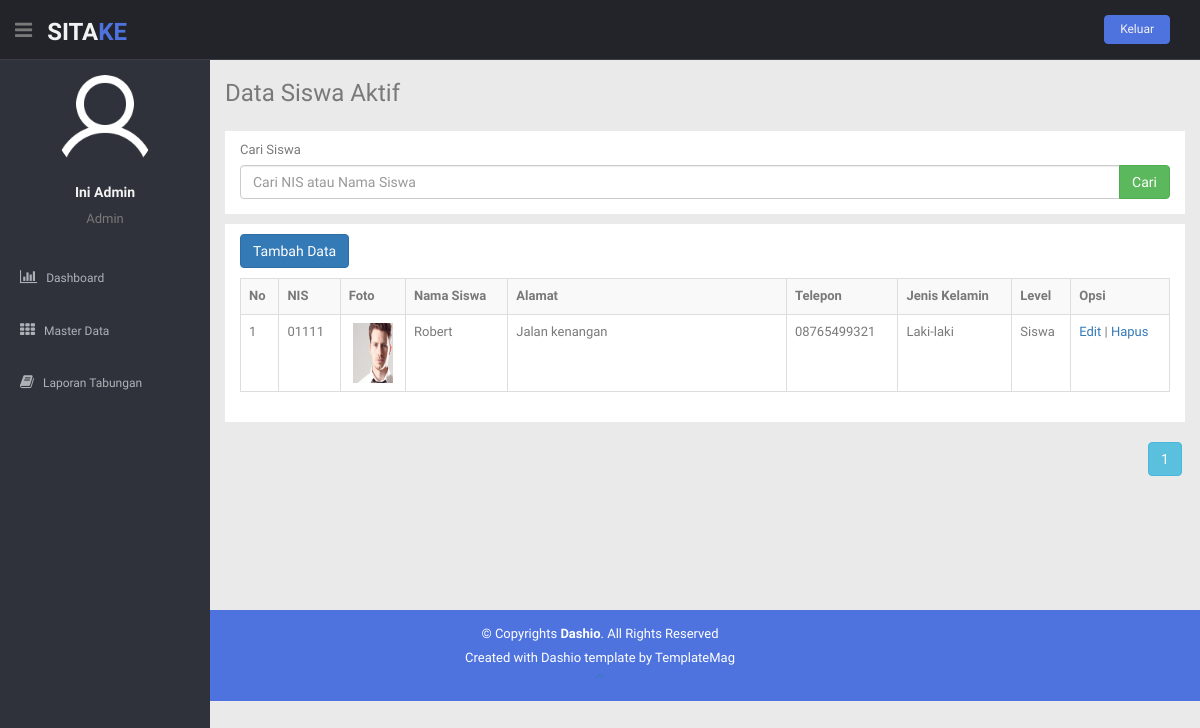
/paneladmin/data-siswa.php (signed in), run on the app's committed database.
### tables this page shows
CREATE TABLE `siswa` (
  `nis` char(15) NOT NULL,
  `foto_siswa` varchar(200) NOT NULL,
  `nama_siswa` varchar(50) NOT NULL,
  `alamat_siswa` text NOT NULL,
  `jk_siswa` varchar(20) NOT NULL,
  `telepon_siswa` varchar(15) NOT NULL,
  `user_siswa` varchar(20) NOT NULL,
  `pass` varchar(50) NOT NULL,
  `level` varchar(10) NOT NULL
);

### paneladmin/data-siswa.php (the view, shortened to what this page needs)
<?php
include("includers/header.php");
include("includers/navbar.php");
include ("../koneksi/koneksi.php");
?>
<section id="main-content">
	<section class="wrapper site-min-height">
		<h3>Data Siswa Aktif</h3>
		<div class="row mt">
			<div class="col-lg-12">
				<div class="container-fluid" style="background-color: #fff; padding-top: 10px; margin-bottom: 10px">
					<form action="data-siswa.php" method="get">
						<div class="form-group">
							<label>Cari Siswa</label>
							<div class="input-group">
								<input type="text" class="form-control" name="cari" placeholder="Cari NIS atau Nama Siswa" autocomplete="off">
								<span class="input-group-btn">
									<input type="submit" class="btn btn-success btn-flat" value="Cari"></input>
								</span>
							</div>
						</div>
					</form>
				</div>
				<div class="container-fluid" style="background-color: #fff; padding-top: 10px; margin-bottom: 20px; padding-bottom: 10px;">
					<a href="tambah_siswa.php"><button class="btn btn-primary btn-tambah">Tambah Data</button></a>
					<div class="table-responsive">
						<table width="100%" class="table table-bordered table-hover table-striped">
							<tr>
								<th>No</th>
								<th>NIS</th>
								<th>Foto</th>
								<th>Nama Siswa</th>
								<th width="30%">Alamat</th>
								<th>Telepon</th>
								<th>Jenis Kelamin</th>
								<th>Level</th>
								<th>Opsi</th>
							</tr>
							<?php
							$siswa = mysqli_query($koneksi,"SELECT * FROM siswa");
							$banyak = mysqli_num_rows($siswa);
							$mulai = 0;
							$tujuan = 5;
							$page = ceil($banyak / $tujuan);
							if(isset($_GET['halaman'])) {
								$hal = $_GET['halaman'];
								$mulai = ($hal*$tujuan)-$tujuan;
							} else {
								$mulai = 0;
							}
							if(isset($_GET['cari'])){
								$cari = $_GET['cari'];
								$query = mysqli_query($koneksi,"SELECT * FROM siswa where nama_siswa LIKE '%$cari%' OR nis LIKE '%$cari%' ORDER BY nis");
							}else{
								$query = mysqli_query($koneksi,"SELECT * FROM siswa ORDER BY nis limit $mulai,$tujuan");
							}
							if(mysqli_num_rows($query) == 0){
								echo '<tr><td colspan="10"><center>Tidak ada data!</center></td></tr>';
							}else{
								$no = 1+$mulai;
								while ($data = mysqli_fetch_assoc($query)) {
									echo "<tr>";
									echo "<td>$no</td>";
									echo "<td>".$data['nis']."</td>";
									echo "<td><center><img src='$data[foto_siswa]' width='40' height='60'></center></td>";
									echo "<td>".$data['nama_siswa']."</td>";
									echo "<td>".$data['alamat_siswa']."</td>";
									echo "<td>".$data['telepon_siswa']."</td>";
									echo "<td>".$data['jk_siswa']."</td>";
									echo "<td>".$data['level']."</td>";
									echo "<td>";
									echo "<a href='edit_siswa.php?nis=".$data['nis']."'>Edit</a>";
									echo " | ";
									echo "<a href='#' onclick=\"javascript: if(confirm('Apakah $data[nama_siswa] mau dihapus?')==true){ window.location.href='hapus_siswa.php?aksi=hapus&nis=$data[nis]'; } \">Hapus</a>";
									echo "</td>";
									echo "</tr>";
									$no++;
								}
							}
							?>
						</table>
					</div>
				</div>
				<div style="text-align: right;">
					<?php
					for ($i=1; $i <= $page; $i++) {
						echo '<a class="btn btn-info btn-md"  href="?halaman='.$i.'">'.$i.'</a>';
					}
					?>
				</div>
			</div>
		</div>
	</section>
</section>
<?php
include("includers/footer.php");
?>

### paneladmin/includers/navbar.php (shortened to what this page needs)
<header class="header black-bg">
  <div class="sidebar-toggle-box">
    <div class="fa fa-bars tooltips" data-placement="right" data-original-title="Toggle Navigation"></div>
  </div>
  <a href="index.php" class="logo"><b>SITA<span>KE</span></b></a>
  <div class="top-menu">
    <ul class="nav pull-right top-menu">
      <li><button class="logout" type="submit" onClick='return confirmSubmit()'>Keluar</button></li>
    </ul>
  </div>
</header>
<aside>
  <div id="sidebar" class="nav-collapse ">
    <ul class="sidebar-menu" id="nav-accordion">
      <p class="centered"><a href="profile.html"><img src="img/user.png" class="img-circle" width="100px" height="100px" ></a></p>
      <?php
      include '../koneksi/koneksi.php';
      $idadmin = $_SESSION['idadmin'];
      $data = mysqli_query($koneksi,"SELECT * FROM admin where id_admin='$idadmin'");
      $query = mysqli_fetch_array($data);
      echo "<h5 class='centered'>".$query['nama_admin']."</h5>";
      echo "<p class='centered'>".$query['level']."</p>";
      ?>
      <li class="mt">
        <a href="index.php">
          <i class="fa fa-bar-chart-o"></i>
          <span>Dashboard</span>
        </a>
      </li>
      <li class="sub-menu">
        <a href="javascript:;">
          <i class="fa fa-th"></i>
          <span>Master Data</span>
        </a>
      </li>
      <li>
        <a href="laporan.php">
          <i class="fa fa-book"></i>
          <span>Laporan Tabungan</span>
        </a>
      </li>
    </ul>
  </div>
</aside>

### paneladmin/css/style.css (style rules this page uses)
body { color: #797979; background: #eaeaea; font-family: 'Ruda', sans-serif; padding: 0px !important; margin: 0px !important; font-size:13px; }
ul li { list-style: none; }
a, a:hover, a:focus { text-decoration: none; outline: none; }
.centered { text-align: center; }
.mt { margin-top: 25px; }
ul.top-menu > li > .logout { color: #f2f2f2; font-size: 12px; border-radius: 4px; -webkit-border-radius: 4px; border: 1px solid #4e73df !important; padding: 5px 15px; margin-right: 15px; background: #4e73df; margin-top: 15px; }
#sidebar { width: 210px; height: 100%; position: fixed; background: #2f323a; }
#sidebar h5 { color: #f2f2f2; font-weight: 700; }
#sidebar ul li { position: relative; }
ul.sidebar-menu , ul.sidebar-menu li ul.sub { margin: -2px 0 0; padding: 0; }
ul.sidebar-menu { margin-top: 75px; }
ul.sidebar-menu li { margin-bottom: 5px; margin-left:10px; margin-right:10px; }
ul.sidebar-menu li.sub-menu { line-height: 15px; }
ul.sidebar-menu li a span { display: inline-block; }
ul.sidebar-menu li a { color: #aeb2b7; text-decoration: none; display: block; padding: 15px 0 15px 10px; font-size: 12px; outline: none; -webkit-transition: all 0.3s ease; -moz-transition: all 0.3s ease; -o-transition: all 0.3s ease; -ms-transition: all 0.3s ease; transition: all 0.3s ease; }
ul.sidebar-menu li a i { font-size: 15px; padding-right: 6px; }
#main-content { margin-left: 210px; }
.header, .footer { min-height: 60px; padding: 0 15px; }
.header { position: fixed; left: 0; right: 0; z-index: 1002; }
.black-bg { background: #22242a; border-bottom: 1px solid #393d46; }
.wrapper { display: inline-block; margin-top: 60px; padding-left: 15px; padding-right: 15px; padding-bottom: 15px; padding-top: 0px; width: 100%; }
a.logo { font-size: 24px; color: #f2f2f2; float: left; margin-top: 15px; text-transform: uppercase; }
a.logo b { font-weight: 900; }
a.logo span { color: #4e73df; }
#top_menu .nav > li, ul.top-menu > li { float: left; }
.sidebar-toggle-box { float: left; padding-right: 15px; margin-top: 20px; }
.sidebar-toggle-box .fa-bars { cursor: pointer; display: inline-block; font-size: 20px; }
label { font-weight: 400; }
.site-min-height { min-height: 550px; }
.btn-tambah { margin-bottom: 10px; }

### data on the page
siswa: nis "01111", foto_siswa (picture), nama_siswa "Robert", alamat_siswa "Jalan kenangan", telepon_siswa "08765499321", jk_siswa "Laki-laki", level "Siswa"

### other printed values
$query['nama_admin'] "Ini Admin"
$query['level'] "Admin"
